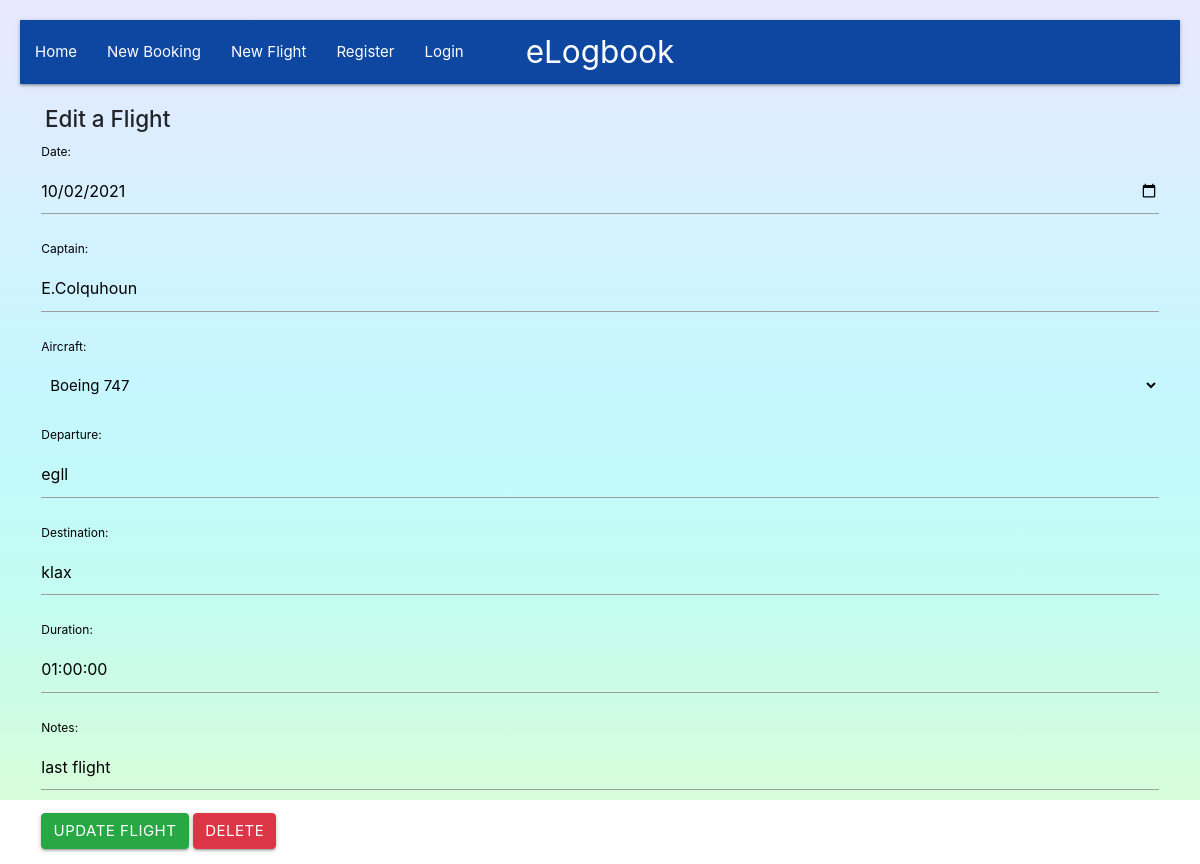
Screenshot of /edit/5 with the database file from the repository.
### logbook/models.py (models this page shows, shortened)
class Flights(models.Model):
    B744 = 'B744'
    E190 = 'E190'
    E170 = 'E170'
    S2000 = 'S2000'
    J41 = 'J41'
    AIRCRAFT = [
        (B744, 'Boeing 747'),
        (E190, 'Embraer 190'),
        (E170, 'Embraer 170'),
        (S2000, 'Saab 2000'),
        (J41, 'BAE Jetstream 41'),
    ]
    date = models.DateField(null=True)
    captain = models.CharField(max_length=25, default='', null=False, blank=False)
    aircraft = models.CharField(max_length=5, choices=AIRCRAFT, default=B744)
    departure = models.CharField(max_length=5, default='', null=False, blank=False)
    destination = models.CharField(max_length=5, null=False, default='', blank=False)
    duration = models.TimeField(default='01:00')
    notes = models.CharField(max_length=50, default='', blank=True)

### logbook/views.py (the view)
# urls.py: path('edit/<flight_id>', views.editFlight, name='editFlight'),
def editFlight(request, flight_id):
    flight = get_object_or_404(Flights, id=flight_id)
    if request.method == 'POST':
        form = NewFlight(request.POST, instance=flight)
        if form.is_valid():
            form.save()
            return redirect('home')
    form = NewFlight(instance=flight)
    context = {
        'form': form,
        'flight': flight,
    }
    return render(request, "logbook/edit.html", context)

### logbook/forms.py
class NewFlight(forms.ModelForm):
    class Meta:
        model = Flights
        fields = fields = '__all__'
        widgets = {
            'date': DateInput(),
        }

### logbook/templates/logbook/edit.html (shortened to what this page needs)
{% extends "logbook/base.html" %}
{% block content %}
    <div class="container">
        <h4>Edit a Flight</h4>
        <div class="row">
            <div class="col s12 m4 l8">
                <form id="edit-flight-form" method="POST">
                    {{ form.as_p }}
                    <div>
                        <p>
                            <button class="btn btn-success" type="submit" name="action">Update Flight</button>
                            <button type="button" class="btn btn-danger" data-bs-toggle="modal" data-bs-target="#staticBackdrop">
                                Delete
                              </button>
                        </p>
                    </div>
                </form>
            </div>
        </div>
    </div>
{% endblock %}

### logbook/static/style.css (style rules this page uses)
body { background-image: linear-gradient(to bottom, #e9e8ff, #d6f0ff, #c4f7ff, #c3fcf1, #d7fdd9); background-position: center; background-repeat: no-repeat; height: 100vh; font: 14px sans-serif; padding: 20px; }
label { color: black; }
select { display: block; background-color: transparent; border: none; }
::placeholder { color: black; opacity: 0.5; }
#edit-flight-form { float: none; }
.btn-danger { background-color: red; }

### rows the page displays
Flights: date "10/02/2021", captain "E.Colquhoun", aircraft "Boeing 747", departure "egll", destination "klax", duration "01:00:00", notes "last flight"
